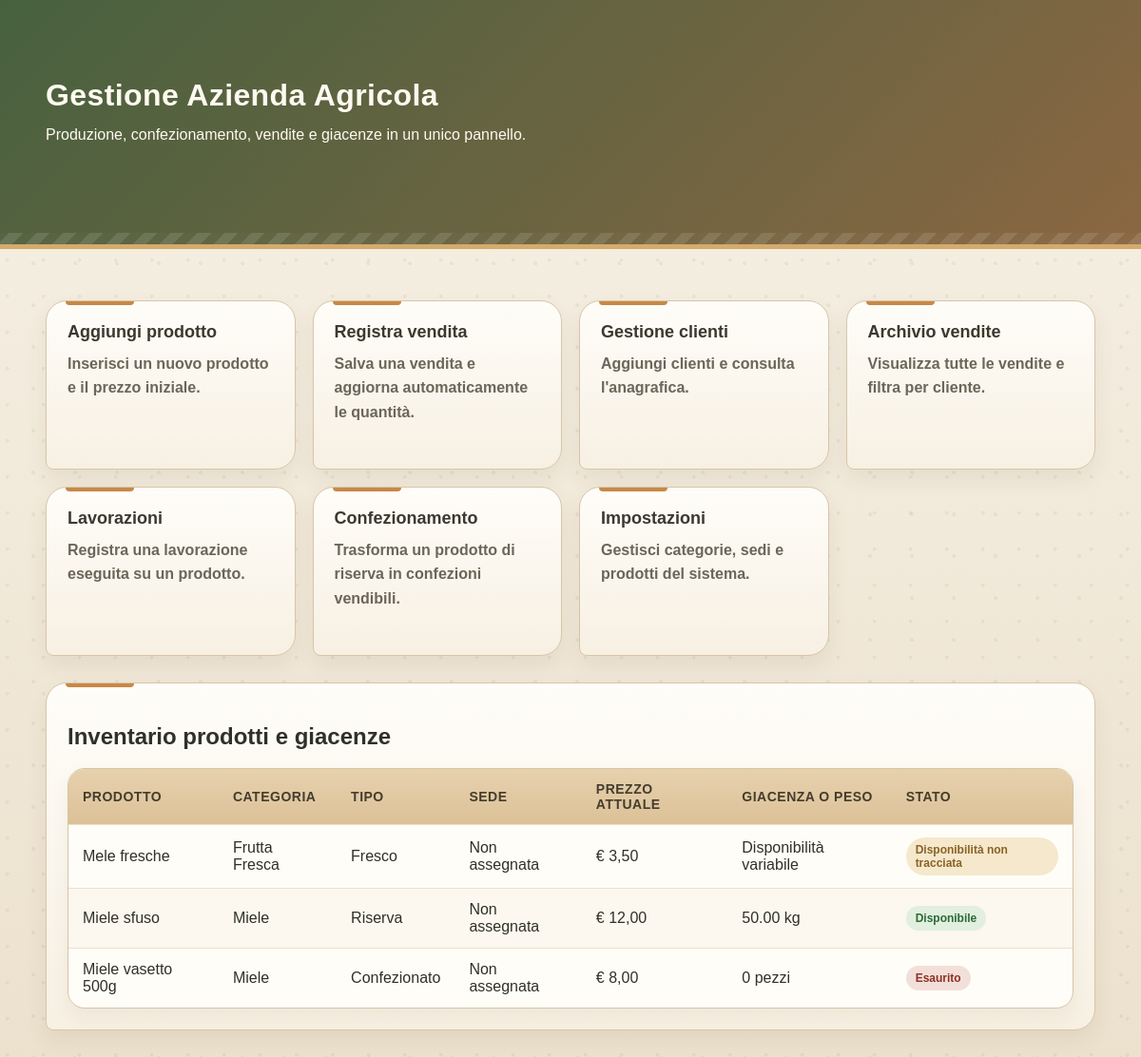
The app's page /, older data.
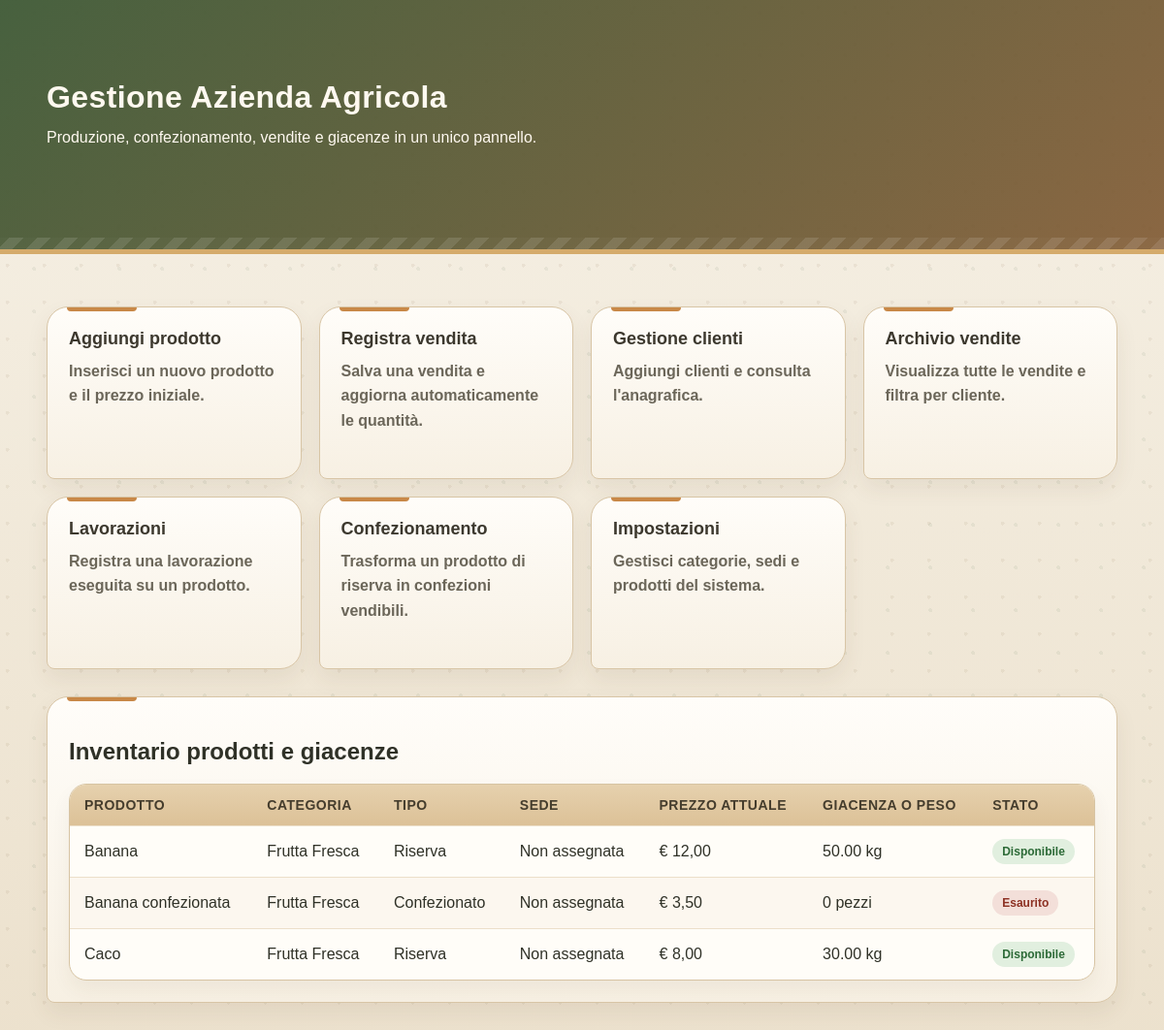
The same page, newer data.
### tables this page shows
CREATE TABLE IF NOT EXISTS Prodotti (
    id_prodotto INT AUTO_INCREMENT PRIMARY KEY,
    nome VARCHAR(100) NOT NULL,
    id_categoria INT,
    tipo ENUM('Fresco', 'Riserva', 'Confezionato') NOT NULL,
    FOREIGN KEY (id_categoria) REFERENCES Categorie(id_categoria)
);

CREATE TABLE IF NOT EXISTS Categorie (
    id_categoria INT AUTO_INCREMENT PRIMARY KEY,
    nome VARCHAR(100) NOT NULL UNIQUE
);

CREATE TABLE IF NOT EXISTS Prodotti_Riserva (
    id_prodotto INT PRIMARY KEY,
    peso_totale_disponibile DECIMAL(10,2) DEFAULT 0,
    unita_misura VARCHAR(20),
    data_produzione DATE,
    FOREIGN KEY (id_prodotto) REFERENCES Prodotti(id_prodotto) ON DELETE CASCADE
);

CREATE TABLE IF NOT EXISTS Prodotti_Confezionati (
    id_prodotto INT PRIMARY KEY,
    giacenza_pezzi INT DEFAULT 0,
    peso_netto_confezione DECIMAL(10,2),
    FOREIGN KEY (id_prodotto) REFERENCES Prodotti(id_prodotto) ON DELETE CASCADE
);

### index.php (the view, shortened to what this page needs)
<?php
include 'config.php';
$sql = "SELECT p.id_prodotto, p.nome, p.tipo, c.nome AS categoria, s.nome_sede,
               pf.quantita_disponibile AS qta_fresco, pf.unita_misura AS um_fresco,
               pr.peso_totale_disponibile, pr.unita_misura AS um_riserva,
               pc.giacenza_pezzi,
               (SELECT prezzo_unitario
                FROM Listino_Prezzi
                WHERE id_prodotto = p.id_prodotto
                ORDER BY data_inizio_validita DESC
                LIMIT 1) AS prezzo_attuale
        FROM Prodotti p
        LEFT JOIN Categorie c ON p.id_categoria = c.id_categoria
        LEFT JOIN Sedi s ON p.id_sede = s.id_sede
        LEFT JOIN Prodotti_Freschi pf ON p.id_prodotto = pf.id_prodotto
        LEFT JOIN Prodotti_Riserva pr ON p.id_prodotto = pr.id_prodotto
        LEFT JOIN Prodotti_Confezionati pc ON p.id_prodotto = pc.id_prodotto
        ORDER BY p.nome ASC";
$risultato = mysqli_query($conn, $sql);
?>
<!DOCTYPE html>
<html lang="it">
<head>
    <link rel="stylesheet" href="app.css">
</head>
<body>
    <div class="hero">
        <div class="container">
            <h1>Gestione Azienda Agricola</h1>
            <p>Produzione, confezionamento, vendite e giacenze in un unico pannello.</p>
        </div>
    </div>
    <div class="container">
        <div class="nav-grid footer-space">
            <a class="card menu-card" href="nuovo_prodotto.php"><strong>Aggiungi prodotto</strong><span>Inserisci un nuovo prodotto e il prezzo iniziale.</span></a>
            <a class="card menu-card" href="vendita.php"><strong>Registra vendita</strong><span>Salva una vendita e aggiorna automaticamente le quantità.</span></a>
            <a class="card menu-card" href="clienti.php"><strong>Gestione clienti</strong><span>Aggiungi clienti e consulta l'anagrafica.</span></a>
            <a class="card menu-card" href="report_vendite.php"><strong>Archivio vendite</strong><span>Visualizza tutte le vendite e filtra per cliente.</span></a>
            <a class="card menu-card" href="lavorazione.php"><strong>Lavorazioni</strong><span>Registra una lavorazione eseguita su un prodotto.</span></a>
            <a class="card menu-card" href="confezionamento.php"><strong>Confezionamento</strong><span>Trasforma un prodotto di riserva in confezioni vendibili.</span></a>
            <a class="card menu-card" href="gestione_sistema.php"><strong>Impostazioni</strong><span>Gestisci categorie, sedi e prodotti del sistema.</span></a>
        </div>
        <div class="panel table-wrap">
            <h2>Inventario prodotti e giacenze</h2>
            <table>
                <thead>
                    <tr>
                        <th>Prodotto</th>
                        <th>Categoria</th>
                        <th>Tipo</th>
                        <th>Sede</th>
                        <th>Prezzo attuale</th>
                        <th>Giacenza o peso</th>
                        <th>Stato</th>
                    </tr>
                </thead>
                <tbody>
                    <?php if (mysqli_num_rows($risultato) > 0) { ?>
                        <?php while ($row = mysqli_fetch_assoc($risultato)) { ?>
                            <tr>
                                <td><?php echo htmlspecialchars($row['nome']); ?></td>
                                <td><?php echo htmlspecialchars(isset($row['categoria']) ? $row['categoria'] : ''); ?></td>
                                <td><?php echo htmlspecialchars($row['tipo']); ?></td>
                                <td><?php echo htmlspecialchars(isset($row['nome_sede']) && $row['nome_sede'] !== null ? $row['nome_sede'] : 'Non assegnata'); ?></td>
                                <td>
                                    <?php
                                    if ($row['prezzo_attuale'] !== null) {
                                        echo '€ ' . number_format((float)$row['prezzo_attuale'], 2, ',', '.');
                                    } else {
                                        echo 'Prezzo non definito';
                                    }
                                    ?>
                                </td>
                                <td>
                                    <?php
                                    if ($row['tipo'] == 'Fresco') {
                                        if ($row['qta_fresco'] !== null) {
                                            echo htmlspecialchars($row['qta_fresco']) . ' ' . htmlspecialchars($row['um_fresco']);
                                        } else {
                                            echo 'Disponibilità variabile';
                                        }
                                    } elseif ($row['tipo'] == 'Riserva') {
                                        echo htmlspecialchars($row['peso_totale_disponibile']) . ' ' . htmlspecialchars($row['um_riserva']);
                                    } elseif ($row['tipo'] == 'Confezionato') {
                                        echo htmlspecialchars($row['giacenza_pezzi']) . ' pezzi';
                                    } else {
                                        echo 'Tipo non riconosciuto';
                                    }
                                    ?>
                                </td>
                                <td>
                                    <?php
                                    $qta = null;
                                    if ($row['tipo'] == 'Fresco') {
                                        $qta = $row['qta_fresco'];
                                    } elseif ($row['tipo'] == 'Riserva') {
                                        $qta = $row['peso_totale_disponibile'];
                                    } elseif ($row['tipo'] == 'Confezionato') {
                                        $qta = $row['giacenza_pezzi'];
                                    }
                                    if ($qta === null) {
                                        echo "<span class='badge soft'>Disponibilità non tracciata</span>";
                                    } elseif ((float)$qta <= 0) {
                                        echo "<span class='badge stop'>Esaurito</span>";
                                    } else {
                                        echo "<span class='badge ok'>Disponibile</span>";
                                    }
                                    ?>
                                </td>
                            </tr>
                        <?php } ?>
                    <?php } else { ?>
                        <tr>
                            <td colspan="7">Nessun prodotto trovato.</td>
                        </tr>
                    <?php } ?>
                </tbody>
            </table>
        </div>
    </div>
</body>
</html>

### app.css (style rules this page uses)
body { margin: 0; font-family: Verdana, Geneva, Tahoma, sans-serif; background: #efe7d7; background-image: radial-gradient(circle at 20% 20%, rgba(123, 92, 52, 0.08) 0, rgba(123, 92, 52, 0.08) 2px, transparent 2px), radial-gradient(circle at 80% 30%, rgba(78, 110, 77, 0.08) 0, rgba(78, 110, 77, 0.08) 2px, transparent 2px), linear-gradient(180deg, #f6f1e6 0%, #ece1cd 100%); background-size: 38px 38px, 44px 44px, auto; color: #2f3127; }
.container { width: 92%; max-width: 1120px; margin: 0 auto; padding: 28px 0 48px; }
.hero { color: #fff9f0; padding: 54px 0; margin-bottom: 26px; background: linear-gradient(135deg, rgba(64, 91, 56, 0.96), rgba(127, 88, 49, 0.9)), linear-gradient(90deg, rgba(255,255,255,0.04), rgba(255,255,255,0)); border-bottom: 5px solid #d5ab6b; position: relative; }
.hero::after { content: ""; position: absolute; left: 0; right: 0; bottom: 0; height: 12px; background: repeating-linear-gradient( -45deg, rgba(255,255,255,0.12), rgba(255,255,255,0.12) 10px, rgba(255,255,255,0.02) 10px, rgba(255,255,255,0.02) 20px ); }
.hero h1, .page-header h1 { margin: 0 0 10px; letter-spacing: 0.4px; }
.hero p, .page-header p { margin: 0; line-height: 1.6; }
a { color: #5b4f2d; text-decoration: none; font-weight: 600; }
.nav-grid, .card-grid { display: grid; grid-template-columns: repeat(auto-fit, minmax(240px, 1fr)); gap: 18px; }
.card, .panel { background: linear-gradient(180deg, #fffdf9, #f7f0e3); border: 1px solid #d8c5a6; border-radius: 22px 22px 22px 8px; padding: 22px; box-shadow: 0 10px 22px rgba(85, 65, 38, 0.08); position: relative; }
.card::before, .panel::before { content: ""; position: absolute; top: 0; left: 20px; width: 72px; height: 4px; background: #c88847; border-radius: 0 0 8px 8px; }
.menu-card { display: block; min-height: 132px; transition: transform 0.18s ease, box-shadow 0.18s ease; }
.menu-card strong { display: block; margin-bottom: 10px; font-size: 18px; color: #3c382e; }
.menu-card span, .small { color: #6b6659; line-height: 1.6; }
.table-wrap { overflow-x: auto; }
table { width: 100%; border-collapse: separate; border-spacing: 0; background: #fffdf8; border: 1px solid #d7c4a3; border-radius: 18px; overflow: hidden; box-shadow: 0 10px 20px rgba(85, 65, 38, 0.06); }
th, td { padding: 13px 15px; border-bottom: 1px solid #ecdfca; text-align: left; }
th { background: linear-gradient(180deg, #e6d1ae, #dcc197); color: #453d2d; font-size: 14px; text-transform: uppercase; letter-spacing: 0.5px; }
tr:nth-child(even) td { background: #fcf7ef; }
tr:last-child td { border-bottom: 0; }
.badge { display: inline-block; padding: 6px 10px; border-radius: 999px; background: #ede1cc; font-size: 12px; font-weight: 700; }
.badge.ok { background: #e1efdf; color: #2c6a37; }
.badge.stop { background: #f3dfd9; color: #8d3123; }
.footer-space { margin-bottom: 28px; }
.badge.soft { background: #f5e8cc; color: #8a6325; }

Row changes from the older to the newer data that the page shows:
removed prodotti: nome "Miele vasetto 500g", id_categoria.nome "Miele", tipo "Confezionato", nome_sede "Non assegnata", prezzo_attuale "8,00", prodotti_confezionati.giacenza_pezzi "0", shows "Esaurito"
changed prodotti: nome "Miele sfuso" → "Banana"; id_categoria.nome "Miele" → "Frutta Fresca"; moves up the list
changed prodotti: nome "Mele fresche" → "Banana confezionata"; tipo "Fresco" → "Confezionato"; prodotti_confezionati.giacenza_pezzi (not shown) → "0"; tipo "Disponibilità variabile" → "pezzi"; text "Disponibilità non tracciata" → "Esaurito"
added prodotti: nome "Caco", id_categoria.nome "Frutta Fresca", tipo "Riserva", nome_sede "Non assegnata", prezzo_attuale "8,00", prodotti_riserva.peso_totale_disponibile "30.00", prodotti_riserva.unita_misura "kg", shows "Disponibile"
